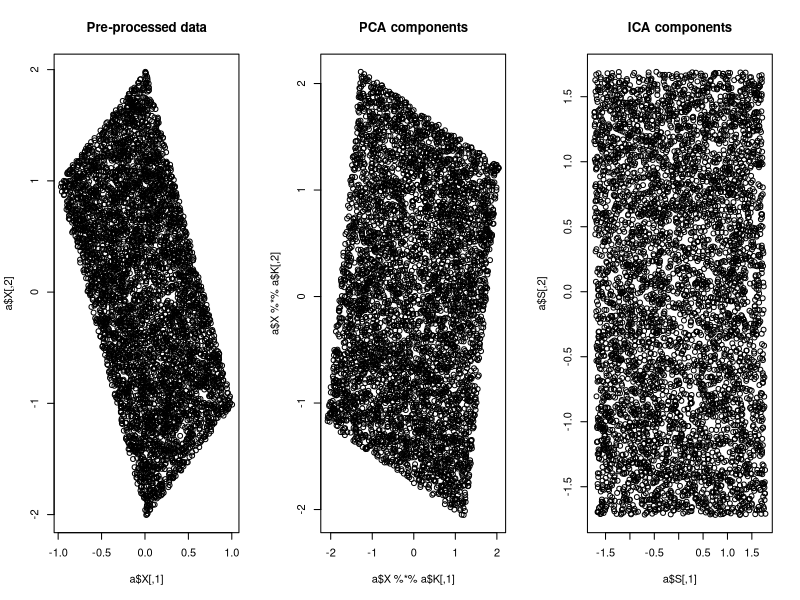
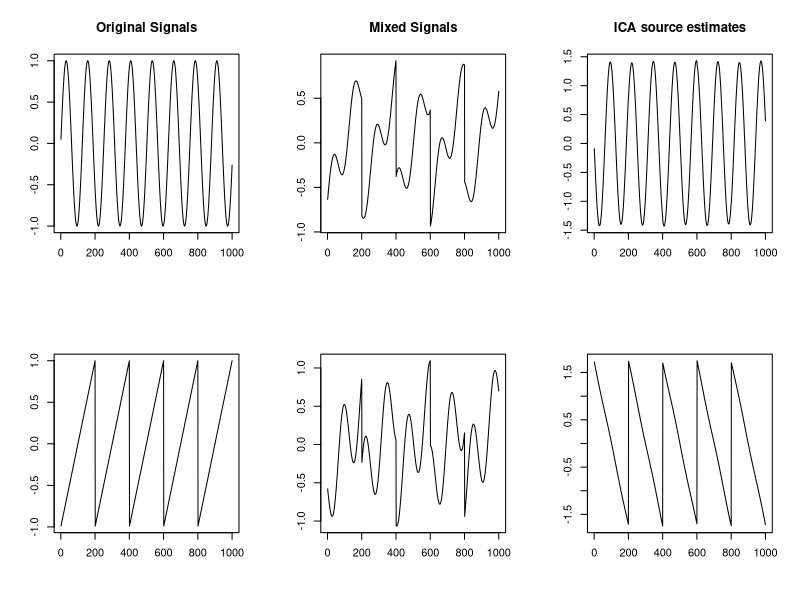
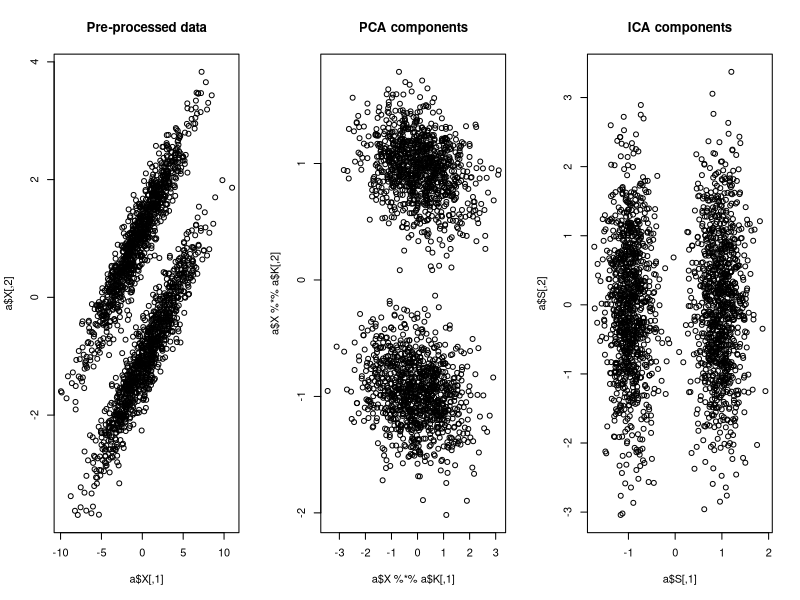

Write R code to recreate these figures, in order.
library(fastICA)


### Name: fastICA
### Title: FastICA algorithm
### Aliases: fastICA
### Keywords: multivariate

### ** Examples

#---------------------------------------------------
#Example 1: un-mixing two mixed independent uniforms
#---------------------------------------------------

S <- matrix(runif(10000), 5000, 2)
A <- matrix(c(1, 1, -1, 3), 2, 2, byrow = TRUE)
X <- S %*% A

a <- fastICA(X, 2, alg.typ = "parallel", fun = "logcosh", alpha = 1, 
             method = "C", row.norm = FALSE, maxit = 200, 
             tol = 0.0001, verbose = TRUE)

par(mfrow = c(1, 3))
plot(a$X, main = "Pre-processed data")
plot(a$X %*% a$K, main = "PCA components")
plot(a$S, main = "ICA components")

#--------------------------------------------
#Example 2: un-mixing two independent signals
#--------------------------------------------

S <- cbind(sin((1:1000)/20), rep((((1:200)-100)/100), 5))
A <- matrix(c(0.291, 0.6557, -0.5439, 0.5572), 2, 2)
X <- S %*% A

a <- fastICA(X, 2, alg.typ = "parallel", fun = "logcosh", alpha = 1, 
             method = "R", row.norm = FALSE, maxit = 200, 
             tol = 0.0001, verbose = TRUE)

par(mfcol = c(2, 3))
plot(1:1000, S[,1 ], type = "l", main = "Original Signals", 
     xlab = "", ylab = "")
plot(1:1000, S[,2 ], type = "l", xlab = "", ylab = "")
plot(1:1000, X[,1 ], type = "l", main = "Mixed Signals", 
     xlab = "", ylab = "")
plot(1:1000, X[,2 ], type = "l", xlab = "", ylab = "")
plot(1:1000, a$S[,1 ], type = "l", main = "ICA source estimates", 
     xlab = "", ylab = "")
plot(1:1000, a$S[, 2], type = "l", xlab = "", ylab = "")

#-----------------------------------------------------------
#Example 3: using FastICA to perform projection pursuit on a
#           mixture of bivariate normal distributions
#-----------------------------------------------------------

if(require(MASS)){
x <- mvrnorm(n = 1000, mu = c(0, 0), Sigma = matrix(c(10, 3, 3, 1), 2, 2))
x1 <- mvrnorm(n = 1000, mu = c(-1, 2), Sigma = matrix(c(10, 3, 3, 1), 2, 2))
X <- rbind(x, x1)

a <- fastICA(X, 2, alg.typ = "deflation", fun = "logcosh", alpha = 1,
             method = "R", row.norm = FALSE, maxit = 200, 
             tol = 0.0001, verbose = TRUE)

par(mfrow = c(1, 3))
plot(a$X, main = "Pre-processed data")
plot(a$X %*% a$K, main = "PCA components")
plot(a$S, main = "ICA components")
}
